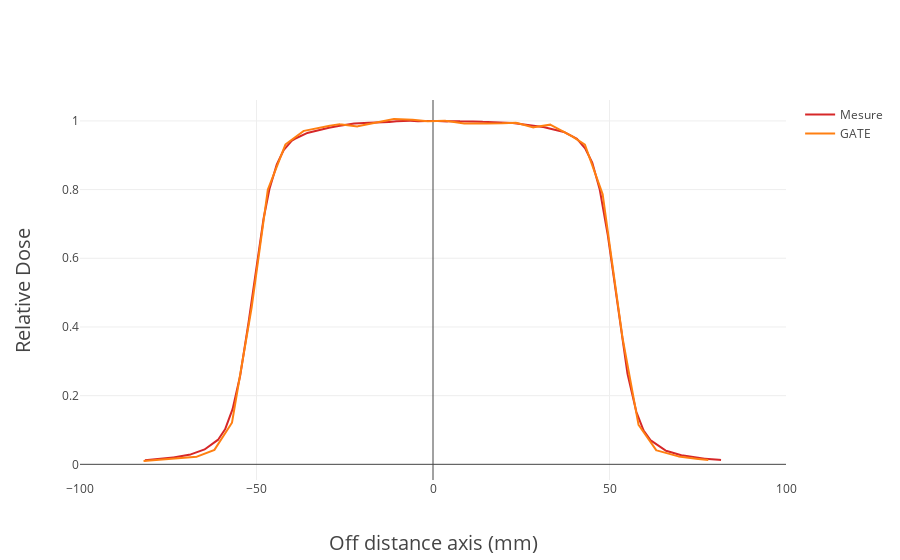

Source (notebook cell):
### Markdown cell above
## Plot with Plotly

### Code cell
# Plot profil or PDD with plotly      
trace1 = go.Scatter(
    x = refX2,
    y = refY2,
    mode = 'lines', 
    name = 'Mesure', 
    line = dict(
        color = ('rgba(214, 39, 40, 100)')
    )
)

trace2 = go.Scatter(
    x = gateX2,
    y = gateY2,
    mode = 'lines', 
    name = 'GATE', 
    line = dict(
        color = ('rgba(255, 127, 17, 100)')
    )
)

layout1= go.Layout(
    xaxis=dict(
        range=[-100, 100],
        title='Off distance axis (mm)',
        titlefont=dict(
            size=20
        )
),

    yaxis=dict(
        title='Relative Dose',
        titlefont=dict(
            size=20)
    )
)


data1 = [trace1, trace2]
fig1 = go.Figure(data=data1, layout=layout1)
py.iplot(fig1, filename='Plot_example', image='png')

### Figure 1 — Plotly figure (JSON) as saved in the notebook; plotly's stock layout.template omitted (floating-point values rounded to 4 significant figures; data arrays with more than 128 entries replaced by an {"elided": "..."} marker saying what was removed)
{"data": [{"line": {"color": "rgba(214, 39, 40, 100)"}, "mode": "lines", "name": "Mesure", "type": "scatter", "x": {"elided": "2000 float values"}, "y": {"elided": "2000 float values"}}, {"line": {"color": "rgba(255, 127, 17, 100)"}, "mode": "lines", "name": "GATE", "type": "scatter", "x": {"elided": "2000 float values"}, "y": {"elided": "2000 float values"}}], "layout": {"xaxis": {"range": [-100, 100], "title": "Off distance axis (mm)", "titlefont": {"size": 20}}, "yaxis": {"title": "Relative Dose", "titlefont": {"size": 20}}}}
